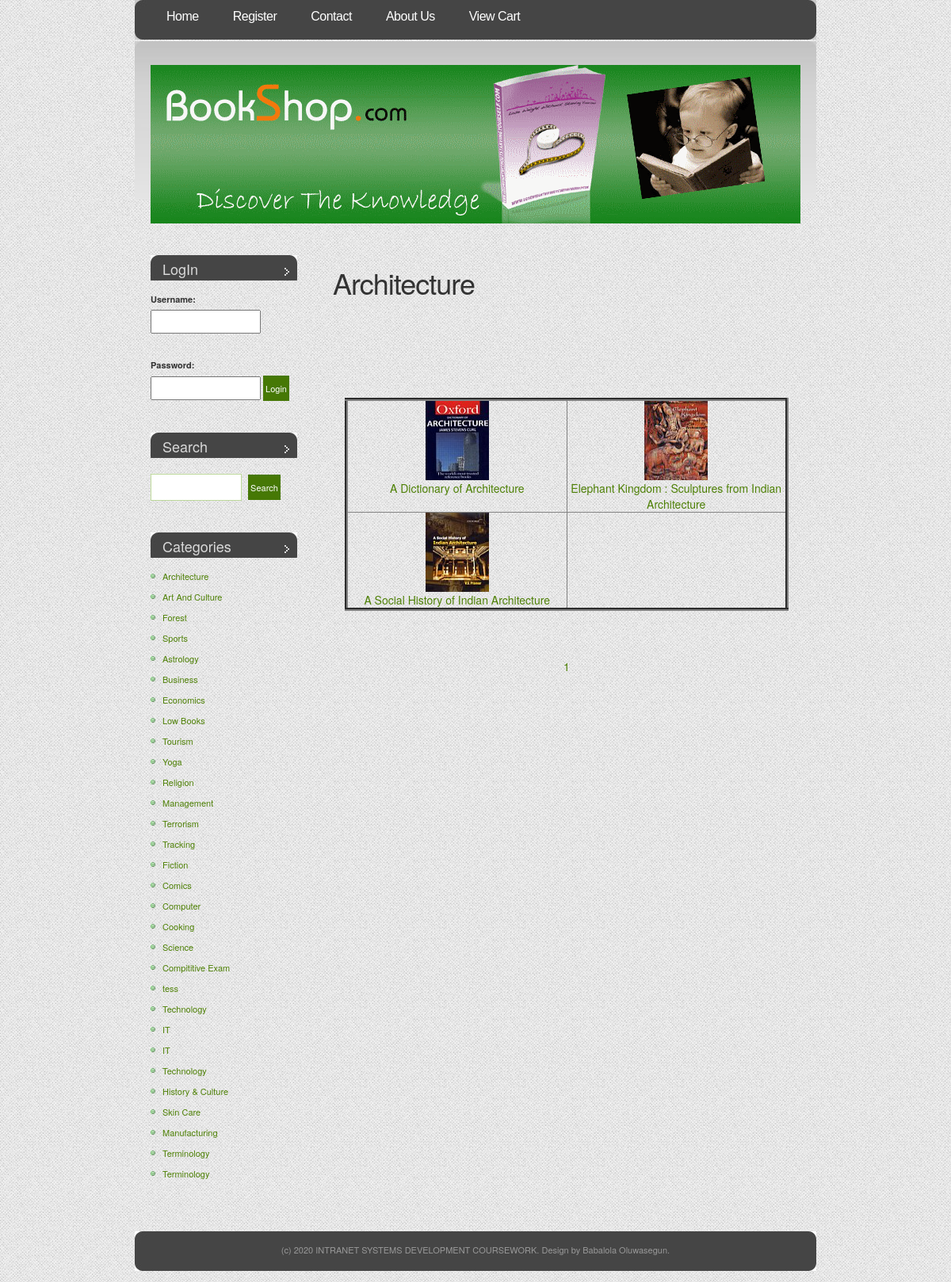
Page /booklist.php?subcatid=1&subcatnm=Architecture on the committed database.
### tables this page shows
CREATE TABLE `book` (
  `b_id` int(4) NOT NULL,
  `b_nm` varchar(60) NOT NULL,
  `b_subcat` varchar(25) NOT NULL,
  `b_desc` longtext NOT NULL,
  `b_publisher` varchar(40) NOT NULL,
  `b_edition` varchar(20) NOT NULL,
  `b_isbn` varchar(10) NOT NULL,
  `b_page` int(5) NOT NULL,
  `b_price` int(5) NOT NULL,
  `b_img` longtext NOT NULL,
  `b_pdf` longtext NOT NULL
);

CREATE TABLE `category` (
  `cat_id` int(4) NOT NULL,
  `cat_nm` varchar(30) NOT NULL
);

### includes/search.inc.php (the view, shortened to what this page needs)
<ul>
			<li id="login">
						<?php
						require('includes/config.php');
							if(isset($_SESSION['status']))
							{
								echo '<h2>Hello :  '.$_SESSION['unm'].'</h2>';
							}
							else
							{
								echo '<form action="process_login.php" method="POST">
										<h2>LogIn</h2>
											<b>Username:</b>
											<br><input type="text" name="usernm"><br>
											<br>
											<b>Password:</b>
											<br><input type="password" name="pwd">
											<input type="submit" id="x" value="Login" />
										</form>';
							}
						?>
			</li>
			<li id="search">
				<h2>Search</h2>
				<form method="GET" action="search_result.php">
					<fieldset>
					<input type="text" id="s" name="s" value="" />
					<input type="submit" id="x" value="Search" />
					</fieldset>
				</form>
			</li>
			<li>
				<h2>Categories</h2>
				<ul>
								<?php
										$query="select * from category ";
										$res=mysqli_query($conn,$query);
										while($row=mysqli_fetch_assoc($res))
											{
												echo '<li><a href="subcat.php?cat='.$row['cat_id'].'&catnm='.$row["cat_nm"].'">'.$row["cat_nm"].'</a></li>';
											}
								?>
				</ul>
			</li>
		</ul>

### booklist.php (shortened to what this page needs)
<?php
require('includes/config.php');
	$cat=$_GET['subcatid'];
	$totalq="select count(*) \"total\" from book where b_subcat='$cat'";
	$totalres=mysqli_query($conn,$totalq) or die("Can't Execute Query...");
	$totalrow=mysqli_fetch_assoc($totalres);
	$page_per_page=6;
	$page_total_rec=$totalrow['total'];
	$page_total_page=ceil($page_total_rec/$page_per_page);
	if(!isset($_GET['page']))
	{
		$page_current_page=1;
	}
	else
	{
		$page_current_page=$_GET['page'];
	}
?>
<!DOCTYPE html PUBLIC "-//W3C//DTD XHTML 1.0 Strict//EN" "http://www.w3.org/TR/xhtml1/DTD/xhtml1-strict.dtd">
<html xmlns="http://www.w3.org/1999/xhtml">
<head>
		<?php
			include("includes/head.inc.php");
		?>
</head>
<body>
				<div id="header">
					<div id="menu">
						<?php
							include("includes/menu.inc.php");
						?>
					</div>
				</div>
				<div id="logo-wrap">
					<div id="logo">
					</div>
				</div>
				<div id="page">
							<div id="content">
								<div class="post">
									<h1 class="title"><?php echo $_GET['subcatnm'];?></h1>
									<div class="entry">
										<table border="4" width="100%" >
											<br><br><br><br><br>
											<?php
												$k=($page_current_page-1)*$page_per_page;
												$query="select *from book where b_subcat='$cat' LIMIT ".$k .",".$page_per_page;
												$res=mysqli_query($conn,$query) or die("Can't Execute Query...");
												$count=0;
												while($row=mysqli_fetch_assoc($res))
												{
													if($count==0)
													{
														echo '<tr>';
													}
													echo '<td valign="top" width="20%" align="center">
														<a href="detail.php?id='.$row['b_id'].'&cat='.$_GET['subcatnm'].'">
														<img src="'.$row['b_img'].'" width="80" height="100">
														<br>'.$row['b_nm'].'</a>
													</td>';
													$count++;
													if($count==2)
													{
														echo '</tr>';
														$count=0;
													}
												}
											?>
										</table>
										<br><br><br>
										<center>
										<?php
											for($i=1;$i<=$page_total_page;$i++)
											{
												echo '&nbsp;&nbsp;<a href="booklist.php?subcatid='.$_GET['subcatid'].'&subcatnm='.$_GET['subcatnm'].'&page='.$i.'">'.$i.'</a>&nbsp;&nbsp;';
											}
										?>
										</center>
									</div>
								</div>
							</div>
							<div id="sidebar">
									<?php
										include("includes/search.inc.php");
									?>
							</div>
					<div style="clear: both;">&nbsp;</div>
				</div>
				<div id="footer">
							<?php
								include("includes/footer.inc.php");
							?>
				</div>
</body>
</html>

### includes/head.inc.php (shortened to what this page needs)
<link href="default.css" rel="stylesheet" type="text/css" />
<link href="registration/demo.css" rel="stylesheet" type="text/css" />
<link href="registration/style.css" rel="stylesheet" type="text/css" />
<link href="css/bootstrap.min.css" rel="stylesheet" type="text/css" />

### includes/menu.inc.php
<ul>
			<li class="current_page_item"><a href="index.php">Home</a></li>
			<?php
					if(isset($_SESSION['status']))
					{
						echo '<li><a href="logout.php">Logout</a></li>';
					}
					else
					{
						echo '<li><a href="register.php">Register</a></li>';
					}
			?>
			<li class="last"><a href="contact.php">Contact</a></li>
			<li class="last"><a href="aboutus.php">About Us</a></li>
			<li><a href="viewcart.php">View Cart</a></li>
</ul>

### includes/footer.inc.php
<div id="footer-wrap">
	<p id="legal">(c) 2020 INTRANET SYSTEMS DEVELOPMENT COURSEWORK. Design by Babalola Oluwasegun</a>.</p>
	</div>

### default.css (style rules this page uses)
body { margin-top: 49px; padding: 0; background: url(images/img01.jpg) repeat-x left top; font-family: "Trebuchet MS", Arial, Helvetica, sans-serif; font-size: 13px; color: #333333; }
h1, h2, h3 { margin: 0; font-weight: normal; color: #559106; }
h1 { letter-spacing: -1px; font-size: 32px; }
h2 { font-size: 23px; }
p, ul, ol { margin: 0 0 2em 0; text-align: justify; line-height: 26px; font-size: 11px; }
a:link { color: #4E8006; }
img { border: none; }
form { margin: 0; padding: 0; }
fieldset { margin: 0; padding: 0; border: none; }
input, textarea, select { font-family: "Trebuchet MS", Arial, Helvetica, sans-serif; font-size: 13px; color: #333333; }
#header { width: 860px; height: 52px; margin: 0 auto; background: url(images/img02.jpg) no-repeat left top; }
#menu { float: left; width: 860px; height: 54px; }
#menu ul { margin: 0; padding: 0px 0 0 20px; list-style: none; line-height: normal; }
#menu li { display: block; float: left; }
#menu a { display: block; float: left; margin-right: 3px; padding: 12px 20px; letter-spacing: -.5px; text-decoration: none; font: 16px "Trebuchet MS", Arial, Helvetica, sans-serif; color: #FFFFFF; }
#menu .current_page_item a { color: #FFFFFF; }
#logo-wrap { width: 860px; margin: 0 auto; padding: 30px 0 20px 0; background: url(images/img03.jpg) no-repeat left top; }
#logo { width: 820px; height: 200px; margin: 0 auto; background: url(images/finnal.gif) no-repeat left top; }
#page { width: 850px; margin: 0 auto; }
#content { float: right; width: 620px; }
.post { padding: 15px 15px; }
.post .title { margin-bottom: 20px; padding-bottom: 5px; }
.post .entry { padding: 0 15px; }
#sidebar { float: left; width: 215px; }
#sidebar ul { margin: 0; padding: 0; list-style: none; }
#sidebar li { margin-bottom: 40px; padding: 0 15px; }
#sidebar li li { margin: 0; padding-left: 15px; background: url(images/img08.jpg) no-repeat left 50%; }
#sidebar h2 { height: 32px; padding: 8px 0 0 15px; margin-bottom: 10px; background: url(images/img07.jpg) no-repeat left top; font-size: 18px; color: #DADADA; }
#search h2 { margin-bottom: 20px; }
#s { width: 115px; margin-right: 5px; padding: 3px; border: 1px solid #BED99C; }
#x { padding: 3px; border: none; background: #467805; font-size: 11px; color: #FFFFFF; }
#footer-wrap { width: 860px; height: 64px; margin: 0 auto; background: url(images/img04.jpg) no-repeat left top; }
#footer { margin: 0 auto; height: 64px; min-height: 64px; padding: 0; }
html>body #footer { height: auto; }
#legal { clear: both; padding-top: 10px; text-align: center; color: #999999; }

### registration/demo.css (style rules this page uses)
body,div,dl,dt,dd,ul,ol,li,h1,h2,h3,h4,h5,h6,pre,form,fieldset,input,textarea,p,blockquote,th,td { margin:0; padding:0; }
html,body { margin:0; padding:0; height: 100%; }
table { border-collapse:collapse; border-spacing:0; }
img { border:0; }
ol,ul { list-style:none; }
h1,h2,h3,h4,h5,h6 { font-size:100%; font-weight:normal; }
body { font-family: Cambria, Palatino, "Palatino Linotype", "Palatino LT STD", Georgia, serif; background:url(images/bgnoise_lg.png); font-weight: 400; font-size: 15px; color: #3a2127; overflow-y: scroll; }
a { color: #333; text-decoration: none; }

### rows in the picture
book: b_img (picture), b_nm "A Dictionary of Architecture"
book: b_img (picture), b_nm "Elephant Kingdom : Sculptures from Indian Architecture"
book: b_img (picture), b_nm "A Social History of Indian Architecture"
category: cat_nm "Architecture"
category: cat_nm "Art And Culture"
category: cat_nm "Forest"
category: cat_nm "Sports"
category: cat_nm "Astrology"
category: cat_nm "Business"
category: cat_nm "Economics"
category: cat_nm "Low Books"
category: cat_nm "Tourism"
category: cat_nm "Yoga"
category: cat_nm "Religion"
category: cat_nm "Management"
category: cat_nm "Terrorism"
category: cat_nm "Tracking"
category: cat_nm "Fiction"
category: cat_nm "Comics"
category: cat_nm "Computer"
category: cat_nm "Cooking"
category: cat_nm "Science"
category: cat_nm "Compititive Exam"
category: cat_nm "tess"
category: cat_nm "Technology"
category: cat_nm "IT"
category: cat_nm "IT"
category: cat_nm "Technology"
category: cat_nm "History & Culture"
category: cat_nm "Skin Care"
category: cat_nm "Manufacturing"
category: cat_nm "Terminology"
category: cat_nm "Terminology"

### other values in the picture
$_GET['subcatnm'] "Architecture"
